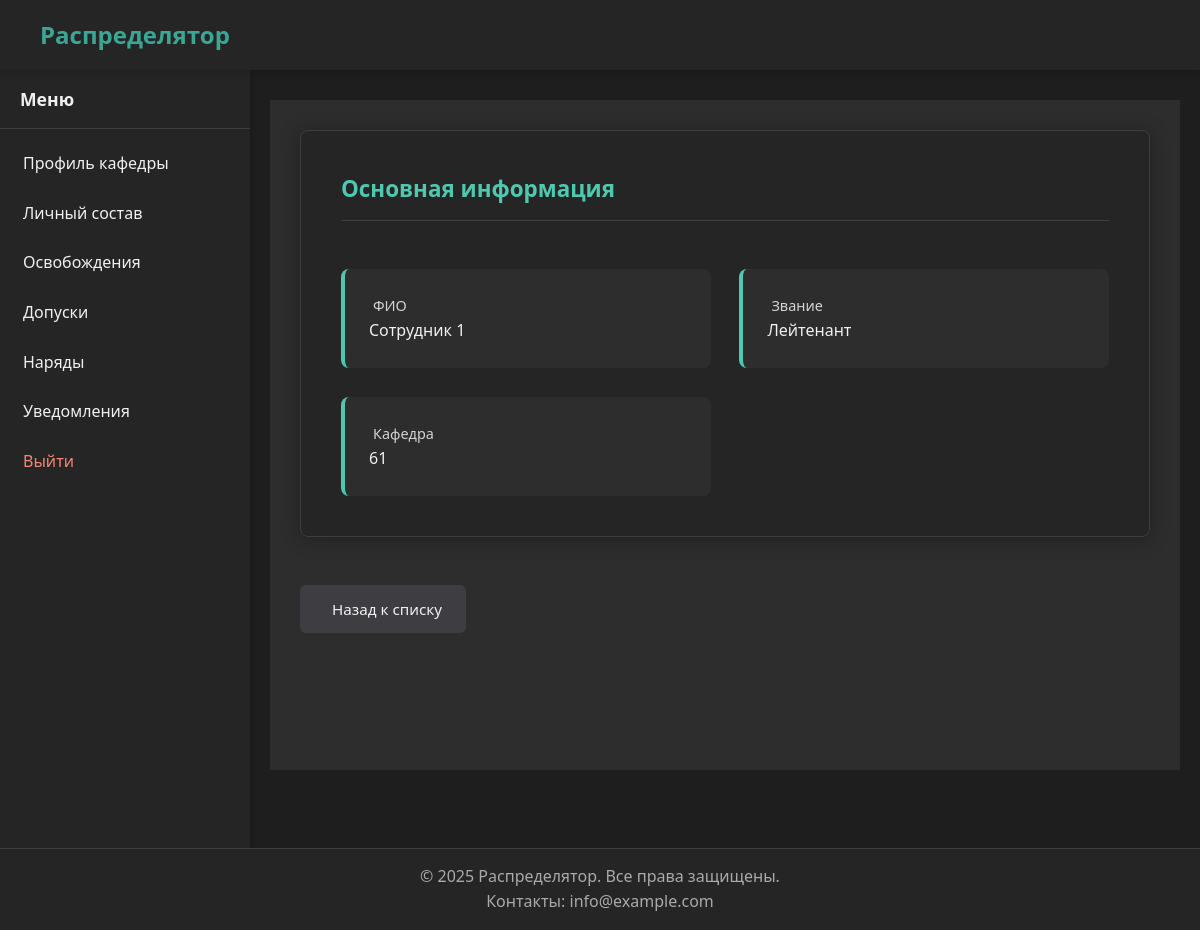
The app's page /faculty/staff/1/ (signed in) with its own data.
### people/models.py (models this page shows, shortened)
class People(models.Model):
    full_name = models.CharField('ФИО', max_length=100)
    faculty = models.ForeignKey(
        Faculty,
        verbose_name='Факультет',
        on_delete=models.SET_NULL,
        null=True,
        blank=True
    )
    department = models.ForeignKey(
        Department,
        verbose_name='Кафедра',
        on_delete=models.SET_NULL,
        null=True,
        blank=True
    )
    rank = models.ForeignKey(
        Rank,
        verbose_name='Звание',
        on_delete=models.PROTECT
    )
    last_duty_date = models.DateField(
        'Дата последнего наряда',
        null=True,
        blank=True
    )
    workload = models.FloatField(
        'Нагрузка',
        default=0.0
    )
    class Meta:
        verbose_name = 'Человек'
        verbose_name_plural = 'Люди'
        ordering = ['full_name']

### rank/models.py (models this page shows)
class Rank(models.Model):
    rank = models.CharField('Звание', max_length=30, unique=True)
    class Meta:
        verbose_name = 'Звание'
        verbose_name_plural = 'Звания'
    def __str__(self):
        return self.rank

### unit/models.py (models this page shows, shortened)
class Department(models.Model):
    name = models.CharField(max_length=20, verbose_name="Название кафедры", unique=True)
    faculty = models.ForeignKey(
        'Faculty',
        on_delete=models.SET_NULL,
        null=True,
        blank=True,
        verbose_name="Факультет",
        related_name="departments"
    )
    class Meta:
        verbose_name = 'Кафедра'
        verbose_name_plural = 'Кафедры'

### faculty/views.py (the view)
# urls.py: path('staff/<int:pk>/', views.StaffDetailView.as_view(), name='staff_detail'),
class StaffDetailView(HasFacultyMixin, TemplateView):
    template_name = 'profiles/faculty/staff/detail.html'
    def get_context_data(self, **kwargs):
        context = super().get_context_data(**kwargs)
        person_id = self.kwargs['pk']
        try:
            person = People.objects.get(pk=person_id)
        except People.DoesNotExist:
            person = None
        context['person'] = person
        return context

### core/mixins.py (called while the page is built)
    def dispatch(self, request, *args, **kwargs):
        if not hasattr(request.user, 'faculty') or not request.user.faculty:
            messages.warning(request, "У вас нет прав доступа к этому разделу")
            return redirect('home')
        return super().dispatch(request, *args, **kwargs)

### core/utils.py (called while the page is built)
def get_user_type(user):
    if user.is_superuser:
        return 'admin'
    groups = list(user.groups.values_list('name', flat=True))
    if 'Комендант' in groups:
        return 'commandant'
    elif 'Факультет' in groups:
        return 'faculty'
    elif 'Кафедра' in groups:
        return 'department'
    return None

### templates/profiles/faculty/staff/detail.html (shortened to what this page needs)
{% extends "base_account.html" %}
{% load static %}
{% block extra_head %}
<link rel="stylesheet" href="{% static 'css/profile.css' %}">
<link rel="stylesheet" href="{% static 'css/forms.css' %}">
{% endblock %}
{% block account_content %}
    <div class="profile-card">
        <div class="profile-section">
            <div class="profile-title">
                        <h3>Основная информация</h3>
                    </div>
                </div>
                <div class="info-grid">
                    <div class="info-item">
                        <label>ФИО</label>
                        <p class="form-static">{{ person.full_name }}</p>
                    </div>
                    <div class="info-item">
                        <label>Звание</label>
                        <p class="form-static">{{ person.rank|default:"–" }}</p>
                    </div>
                    <div class="info-item">
                        <label>Кафедра</label>
                        <p class="form-static">{{ person.department.name|default:"–" }}</p>
                    </div>
                </div>
            </div>
            <a href="{% url 'faculty:staff' %}" class="btn btn-secondary">
                 Назад к списку
            </a>
        </div>
    </div>
{% endblock %}

### static/css/base.css (style rules this page uses)
* { margin: 0; padding: 0; box-sizing: border-box; }
body { font-family: 'Segoe UI', Tahoma, Geneva, Verdana, sans-serif; background-color: #1e1e1e; color: #f0f0f0; line-height: 1.6; padding-top: 70px; padding-bottom: 0; margin-bottom: 60px; min-height: 100vh; position: relative; }

### static/css/buttons.css (style rules this page uses)
.btn { display: inline-flex; align-items: center; gap: 0.5rem; padding: 0.75rem 1.5rem; border-radius: 4px; font-size: 0.95rem; font-weight: 500; border: none; cursor: pointer; text-decoration: none; transition: background-color 0.3s, transform 0.2s; }
.btn-secondary { background-color: #3e3e42; color: #f0f0f0; }

### static/css/forms.css (style rules this page uses)
label { color: #d4d4d4; font-size: 0.9rem; font-weight: 500; margin-left: 0.25rem; }
.btn { display: inline-flex; align-items: center; justify-content: center; padding: 0.75rem 1.5rem; border-radius: 6px; font-weight: 500; transition: all 0.2s; border: none; cursor: pointer; font-size: 0.95rem; min-width: 120px; text-align: center; gap: 8px; }
.btn-secondary { background-color: #3e3e42; color: #f0f0f0; }

### static/css/profile.css (style rules this page uses)
.profile-card { background-color: #252526; border-radius: 8px; padding: 2.5rem; box-shadow: 0 2px 20px rgba(0, 0, 0, 0.3); margin-bottom: 3rem; border: 1px solid #3e3e42; }
.profile-section { margin-bottom: 3rem; }
.profile-section h3 { color: #4ec9b0; margin-bottom: 1.8rem; font-size: 1.4rem; display: flex; align-items: center; gap: 0.8rem; padding-bottom: 0.8rem; border-bottom: 1px solid #3e3e42; }
.info-grid { display: grid; grid-template-columns: repeat(auto-fill, minmax(280px, 1fr)); gap: 1.8rem; }
.info-item { background-color: #2d2d2d; padding: 1.5rem; border-radius: 8px; border-left: 4px solid #4ec9b0; transition: transform 0.2s, box-shadow 0.2s; }

### records on screen
People: full_name "Сотрудник 1", rank "Лейтенант", department.name "61"

### other values on screen
{{ item.name }} "Профиль кафедры" "Личный состав" "Освобождения" "Допуски" "Наряды" "Уведомления"
